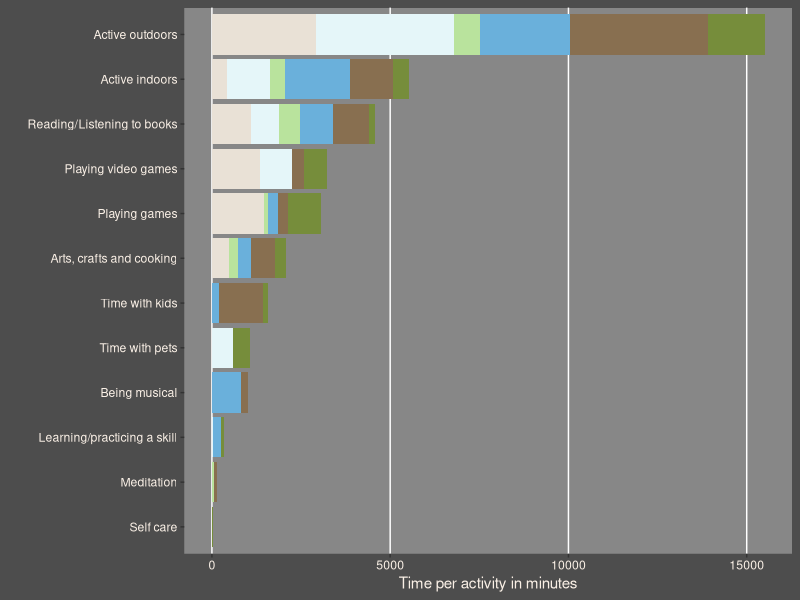
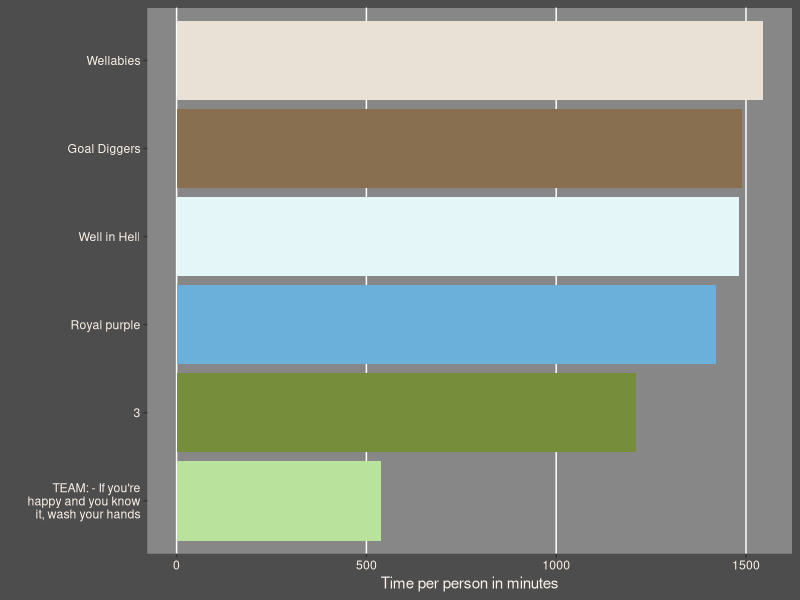
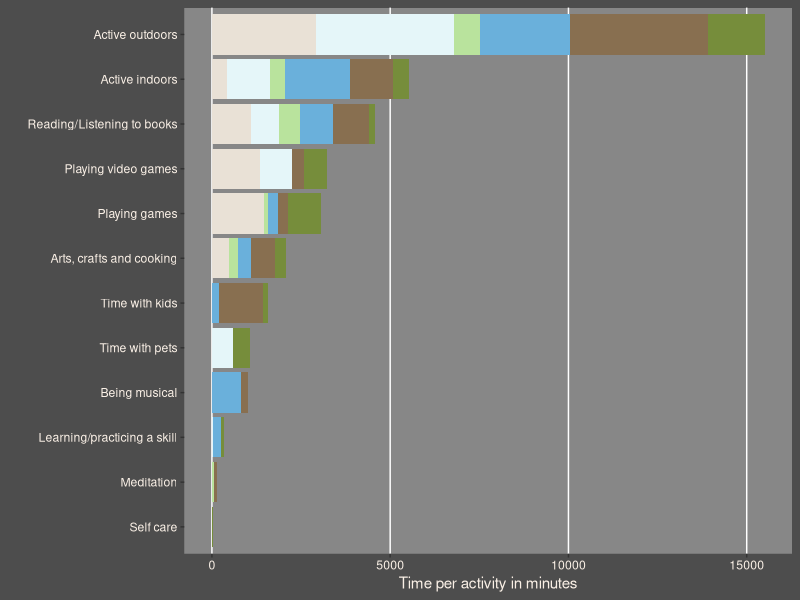
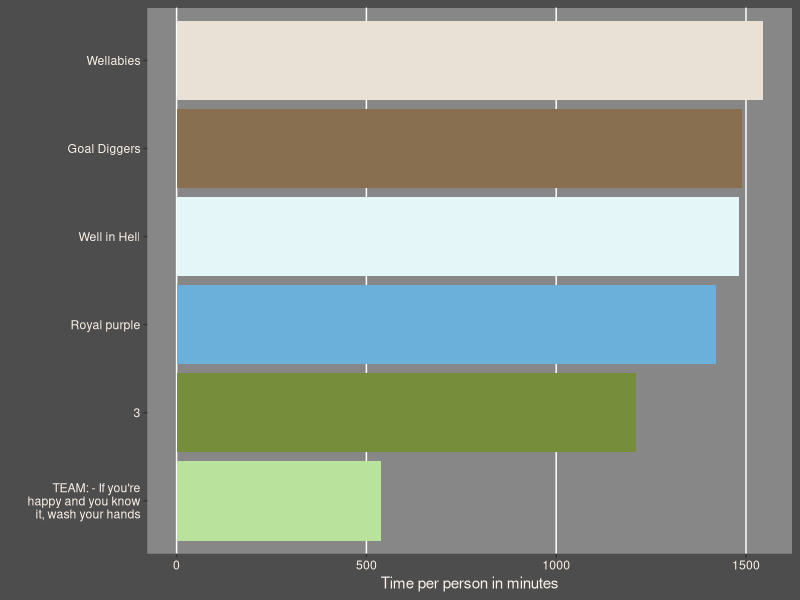

Source code (R) for these figures, in order:
## ---------------------- Data analysis and figures ----------------------------####


library(tidyverse)
library(here)
#library(googlesheets4)
#library(devtools)
#devtools::install_github("jcbain/cuttlefish")

## get colour pallette for plotting with
#colours_vector <- cuttlefish::create_palette("MEP_Logo_transparent.png", n = 20)
#team_colours <- cuttlefish::find_segmented(colours_vector, 6)
#team_colours <- cuttlefish::find_prominent(colours_vector, 6)
#library(scales)
#show_col(colours_vector)
#show_col(colours_vector)
team_colours <- c("#768D3B", "#886F50", "#6AB0DB", "#B9E39D", "#E5F6F9", "#E9E1D6")


## read in data:
mepwell <- read_csv(here("outputs", "MEP_Wellbeing.csv"))

###----------------- Tidy the data -----------------####

mepwell[mepwell== "-" ] <- NA

mepwell <- mepwell %>%
  select(1:17) %>% # only keep the days we've got data til - 8th Jan
  mutate_at(vars(starts_with("Jan")), funs(as.numeric)) %>%
  filter_at(vars(starts_with("Jan")), any_vars(!is.na(.)))

# create activity categories
mepwell$Category[mepwell$Activity == "Ab workout"] <- "Active indoors"
mepwell$Category[mepwell$Activity == "Arts and Crafts"] <- "Arts, crafts and cooking"
mepwell$Category[mepwell$Activity == "Arts/Crafts"] <- "Arts, crafts and cooking"
mepwell$Category[mepwell$Activity == "Baking"] <- "Arts, crafts and cooking"
mepwell$Category[mepwell$Activity == "Ballet"] <- "Active indoors"
mepwell$Category[mepwell$Activity == "Boardgames"] <- "Playing games"
mepwell$Category[mepwell$Activity == "Body pump"] <- "Active indoors"
mepwell$Category[mepwell$Activity == "Capoeira"] <- "Active indoors"
mepwell$Category[mepwell$Activity == "Card Games/Board Games"] <- "Playing games"
mepwell$Category[mepwell$Activity == "Choir"] <- "Being musical"
mepwell$Category[mepwell$Activity == "Cross stitch"] <- "Arts, crafts and cooking"
mepwell$Category[mepwell$Activity == "Cross trainer"] <- "Active indoors"
mepwell$Category[mepwell$Activity == "Cycle"] <- "Active outdoors"
mepwell$Category[mepwell$Activity == "Cycling"] <- "Active outdoors"
mepwell$Category[mepwell$Activity == "Dance class"] <- "Active indoors"
mepwell$Category[mepwell$Activity == "Duolingo"] <- "Learning/practicing a skill"
mepwell$Category[mepwell$Activity == "Entertaining Mischief (cat)"] <- "Time with pets"
mepwell$Category[mepwell$Activity == "Gaming"] <- "Playing video games"
mepwell$Category[mepwell$Activity == "Hanging out with my mice"] <- "Time with pets"
mepwell$Category[mepwell$Activity == "HIIT"] <- "Active indoors"
mepwell$Category[mepwell$Activity == "Home workout"] <- "Active indoors"
mepwell$Category[mepwell$Activity == "Jigsaw"] <- "Playing games"
mepwell$Category[mepwell$Activity == "Juggling"] <- "Learning/practicing a skill"
mepwell$Category[mepwell$Activity == "Kickboxing"] <- "Active indoors"
mepwell$Category[mepwell$Activity == "Knitting"] <- "Arts, crafts and cooking"
mepwell$Category[mepwell$Activity == "Language Puzzles"] <- "Learning/practicing a skill"
mepwell$Category[mepwell$Activity == "Listen to audiobook"] <- "Reading/Listening to books"
mepwell$Category[mepwell$Activity == "Long bubble bath"] <- "Self care"
mepwell$Category[mepwell$Activity == "Meditating"] <- "Meditation"
mepwell$Category[mepwell$Activity == "Oddities: you tube dance (sigh) - also discovered the joys of wireless headphones and trying out some hiphop moves with no one watching in the dark :)"] <- "Active indoors"
mepwell$Category[mepwell$Activity == "Painting"] <- "Arts, crafts and cooking"
mepwell$Category[mepwell$Activity == "Physiotherapy/pilates"] <- "Active indoors"
mepwell$Category[mepwell$Activity == "Playing fetch with the Kipster"] <- "Time with pets"
mepwell$Category[mepwell$Activity == "Playing in the snow"] <- "Active outdoors"
mepwell$Category[mepwell$Activity == "Playing with ferrets"] <- "Time with pets"
mepwell$Category[mepwell$Activity == "reading (Hornblower)"] <- "Reading/Listening to books"
mepwell$Category[mepwell$Activity == "Reading for fun"] <- "Reading/Listening to books"
mepwell$Category[mepwell$Activity == "Reading"] <- "Reading/Listening to books"
mepwell$Category[mepwell$Activity == "Reading (Earthsea)"] <- "Reading/Listening to books"
mepwell$Category[mepwell$Activity == "Running"] <- "Active outdoors"
mepwell$Category[mepwell$Activity == "Rollerskating"] <- "Active outdoors"
mepwell$Category[mepwell$Activity == "Sea swim"] <- "Active outdoors"
mepwell$Category[mepwell$Activity == "Singing and Dancing like a lunatic"] <- "Being musical"
mepwell$Category[mepwell$Activity == "Snap card game"] <- "Playing games"
mepwell$Category[mepwell$Activity == "Stretch Class/ Body Conditioning"] <- "Active indoors"
mepwell$Category[mepwell$Activity == "Stretching/yoga"] <- "Active indoors"
mepwell$Category[mepwell$Activity == "Stuff with Izzy: reading, activity book"] <- "Time with kids"
mepwell$Category[mepwell$Activity == "Surfing"] <- "Active outdoors"
mepwell$Category[mepwell$Activity == "Table tennis"] <- "Active indoors"
mepwell$Category[mepwell$Activity == "Tabletop Games"] <- "Playing games"
mepwell$Category[mepwell$Activity == "Tap"] <- "Active indoors"
mepwell$Category[mepwell$Activity == "Video games"] <- "Playing video games"
mepwell$Category[mepwell$Activity == "Violin"] <- "Being musical"
mepwell$Category[mepwell$Activity == "Walk"] <- "Active outdoors"
mepwell$Category[mepwell$Activity == "walking"] <- "Active outdoors"
mepwell$Category[mepwell$Activity == "Walking"] <- "Active outdoors"
mepwell$Category[mepwell$Activity == "Walking my dog"] <- "Time with pets"
mepwell$Category[mepwell$Activity == "Walking/running w/podcast"] <- "Active outdoors"
mepwell$Category[mepwell$Activity == "Weaving"] <- "Arts, crafts and cooking"
mepwell$Category[mepwell$Activity == "Workout"] <- "Active indoors"
mepwell$Category[mepwell$Activity == "Yoga"] <- "Active indoors"
mepwell$Category[mepwell$Activity == "Yoga/ workout"] <- "Active indoors"
mepwell$Category[mepwell$Activity == "Built Snowman"] <- "Active outdoors"
mepwell$Category[mepwell$Activity == "Games"] <- "Playing games"

unique(mepwell$Activity[is.na(mepwell$Category)]) # check out the new activities - 20 new ones!

mepwell$Category[mepwell$Activity == "Zoom quiz"] <- "Playing games"
mepwell$Category[mepwell$Activity == "Sudoko"] <- "Playing games"
mepwell$Category[mepwell$Activity == "Football"] <- "Active outdoors"
mepwell$Category[mepwell$Activity == "Walking / Hiking"] <- "Active outdoors"
mepwell$Category[mepwell$Activity == "Jogging"] <- "Active outdoors"
mepwell$Category[mepwell$Activity == "Stuff with kids: reading books, playing, homework activities"]  <- "Time with kids"
mepwell$Category[mepwell$Activity == "Meditation"] <- "Meditation"
mepwell$Category[mepwell$Activity == "Walking - always with Ninjapie"] <- "Active outdoors"
mepwell$Category[mepwell$Activity == "Reading/ audiobook"] <- "Reading/Listening to books"
mepwell$Category[mepwell$Activity == "Board games & card games"] <- "Playing games"
mepwell$Category[mepwell$Activity == "Podcast"] <- "Reading/Listening to books"
mepwell$Category[mepwell$Activity == "Reading to my daughter"]  <- "Time with kids"
mepwell$Category[mepwell$Activity == "Art with my children"]  <- "Time with kids"
mepwell$Category[mepwell$Activity == "Playing cards with children"]  <- "Time with kids"
mepwell$Category[mepwell$Activity == "audiobook"] <- "Reading/Listening to books"
mepwell$Category[mepwell$Activity == "podcast"] <- "Reading/Listening to books"
mepwell$Category[mepwell$Activity == "Jigsaw/other puzzles"] <- "Playing games"
mepwell$Category[mepwell$Activity == "Guitar/Berimbau"] <- "Being musical"
mepwell$Category[mepwell$Activity == "Kneading bread"] <- "Arts, crafts and cooking"


###----------------- Setting up plot theme  -----------------####

plottheme <- theme(
  panel.grid.major.y = element_blank(),
  panel.grid.minor = element_blank(),
  plot.background = element_rect(fill = "#4D4D4D", colour = NA),
  panel.background = element_rect(fill = "#878787", colour = NA),
  legend.background = element_rect(fill = "#4D4D4D", colour = NA),
  axis.text = element_text(colour = "linen"),
  axis.title = element_text(colour = "linen")
)


###----------------- Plot of time spent per activity  -----------------####

mepwell <- mepwell %>%
  mutate(tot_time = rowSums(.[4:17], na.rm = TRUE)) %>%
  group_by(Category) %>%
  mutate(Cat_time = sum(tot_time))

ggplot(mepwell, aes(x = tot_time, y = reorder(Category, Cat_time), fill = Group)) + 
  geom_col() + 
  scale_fill_manual(values = team_colours, labels = function(x) str_wrap(x, width = 7)) + 
  labs(x = "Time per activity in minutes", y = "") +
  plottheme +
  theme(legend.position = "none")
ggsave("outputs/minutespactivity_week2.jpg")

###----------------- Plot of time spent per person per group -----------------####


### Calculate people per group:
mepwell %>% 
  ungroup() %>%
  select(1:3, 19) %>% 
  filter(tot_time != 0) %>% 
  select(Group, Name) %>% 
  unique() %>% 
  count(Group) ->
  ppgroup

## Calculate how much time each group spent, divided by group members:
mepwell %>% 
  ungroup() %>%
  select(1:3, 19) %>% 
  group_by(Group) %>% 
  summarise(sum = sum(tot_time)) %>% 
  left_join(ppgroup) %>% 
  mutate(sumpp = sum / n) ->
  progresssummary

## Add line breaks to very long group name:
progresssummary[4,1] <- "TEAM: - If you're\nhappy and you know\nit, wash your hands"

ggplot(progresssummary, aes(x = sumpp, y = fct_reorder(Group, sumpp), fill = Group)) +
  geom_col() +
  scale_fill_manual(values = team_colours) +
  labs(x = "Time per person in minutes", y = "") +
  plottheme +
  theme(legend.position = "none")
ggsave("outputs/minutespppgroup_week2.jpg")
